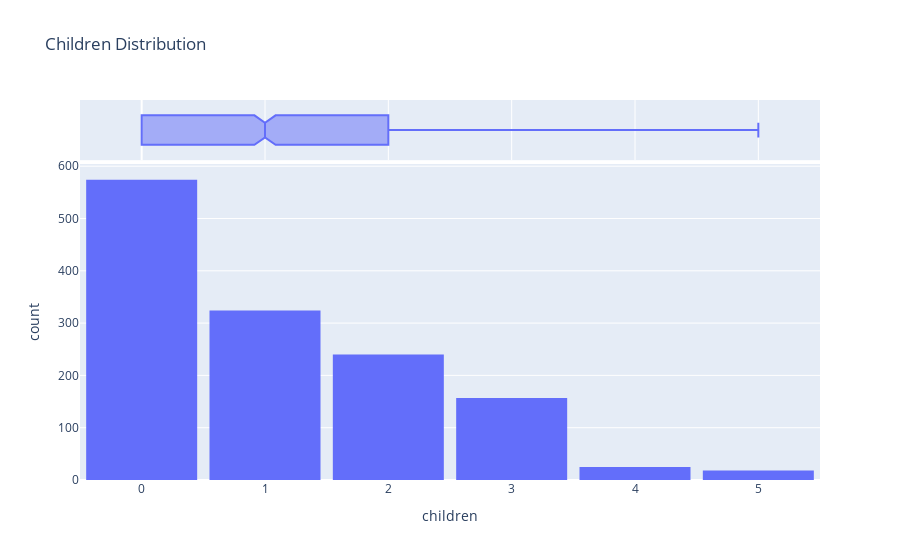

Notebook code cell kept with this figure:
### Code cell
fig = px.histogram(df, x='children', marginal='box', title='Children Distribution')
fig.update_layout(bargap=0.1)
fig.show()

### Figure 1 — Plotly figure (JSON) as saved in the notebook; plotly's stock layout.template omitted (floating-point values rounded to 4 significant figures; data arrays with more than 128 entries replaced by an {"elided": "..."} marker saying what was removed)
{"data": [{"alignmentgroup": "True", "bingroup": "x", "hovertemplate": "children=%{x}<br>count=%{y}<extra></extra>", "legendgroup": "", "marker": {"color": "#636efa", "pattern": {"shape": ""}}, "name": "", "offsetgroup": "", "orientation": "v", "showlegend": false, "type": "histogram", "x": {"elided": "1338 int values"}, "xaxis": "x", "yaxis": "y"}, {"alignmentgroup": "True", "hovertemplate": "children=%{x}<extra></extra>", "legendgroup": "", "marker": {"color": "#636efa"}, "name": "", "notched": true, "offsetgroup": "", "showlegend": false, "type": "box", "x": {"elided": "1338 int values"}, "xaxis": "x2", "yaxis": "y2"}], "layout": {"bargap": 0.1, "barmode": "relative", "legend": {"tracegroupgap": 0}, "title": {"text": "Children Distribution"}, "xaxis": {"anchor": "y", "domain": [0, 1], "title": {"text": "children"}}, "xaxis2": {"anchor": "y2", "domain": [0, 1], "matches": "x", "showgrid": true, "showticklabels": false}, "yaxis": {"anchor": "x", "domain": [0, 0.8316], "title": {"text": "count"}}, "yaxis2": {"anchor": "x2", "domain": [0.8416, 1], "matches": "y2", "showgrid": false, "showline": false, "showticklabels": false, "ticks": ""}}}
